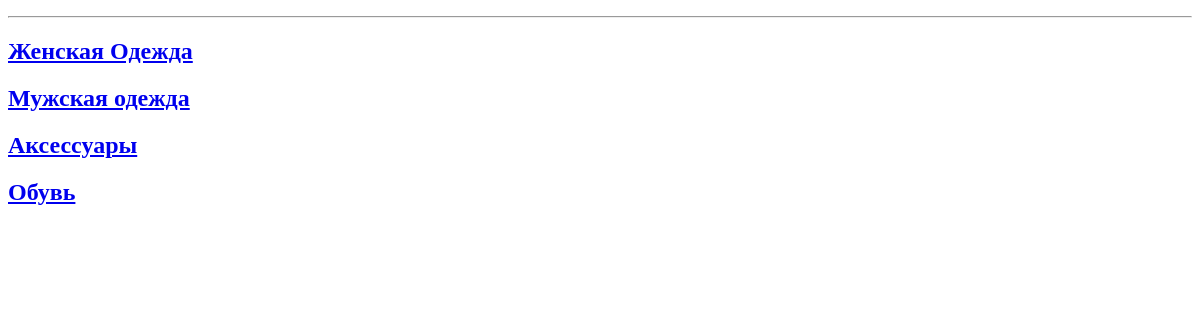
The app's page /cloth_list/, older data.
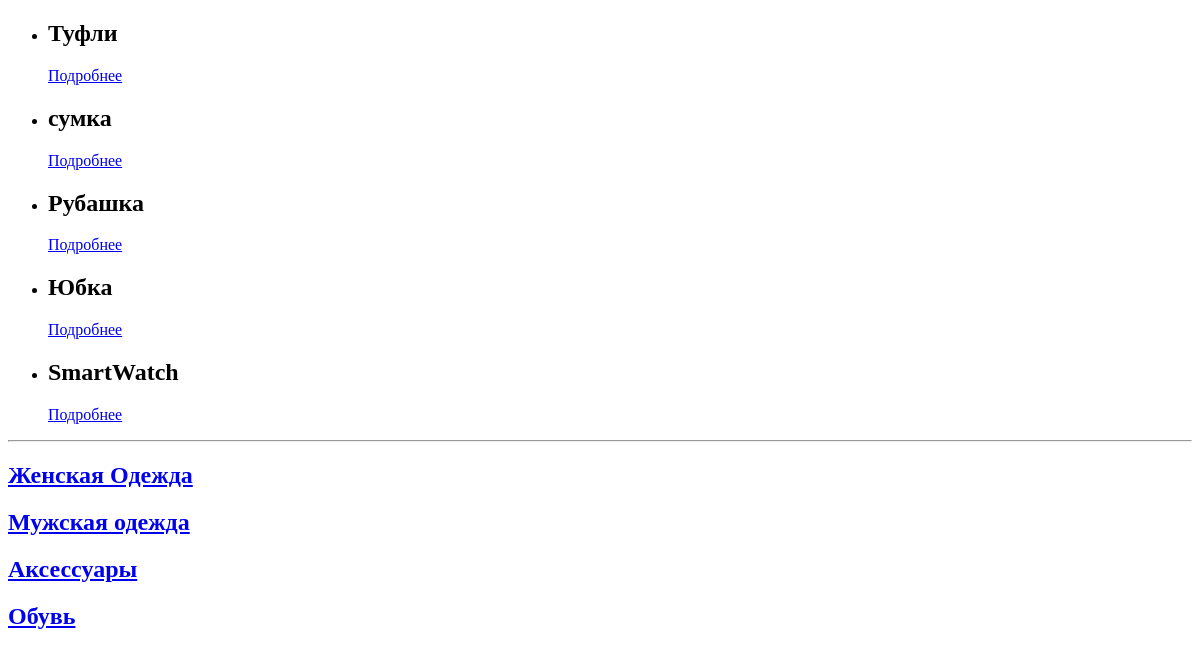
The same page, newer data.
### cloth/models.py (models this page shows, shortened)
class ProductCL(models.Model):
    class Meta:
        verbose_name = "Одежда"
        verbose_name_plural = "Одежда"
    name = models.CharField(max_length=100)
    price = models.PositiveIntegerField()
    description = models.TextField(blank=True)
    date_created = models.DateTimeField(auto_now_add=True)
    tag = models.ManyToManyField(TagCL)

### cloth/views.py (the view)
# urls.py: path("cloth_list/", views.ProductListView.as_view(), name="product_list"),
class ProductListView(ListView):
    queryset = models.ProductCL.objects.filter().order_by("-id")
    template_name = "cloth/cloth_list.html"
    def get_queryset(self):
        return models.ProductCL.objects.filter().order_by("-id")

### templates/cloth/cloth_list.html (shortened to what this page needs)
<!DOCTYPE html>
<html lang="en">
<head>
</head>
<body>
<div>
  <ul>
    {% for i in object_list %}
    <li>
      <h2>{{i.name}}</h2>
      <a href="/cloth_list/{{i.id}}/">Подробнее</a>
    </li>
    {% endfor %}
  </ul>
</div>
<hr>
<h2><a href="/women/">Женская Одежда</a></h2>
<h2><a href="/man/">Мужская одежда</a></h2>
<h2><a href="/accessories/">Аксессуары</a></h2>
<h2><a href="/shoes/">Обувь</a></h2>
</body>
</html>

Row changes from the older to the newer data that the page shows:
added ProductCL: name "Туфли"
added ProductCL: name "сумка"
added ProductCL: name "Рубашка"
added ProductCL: name "Юбка"
added ProductCL: name "SmartWatch"
